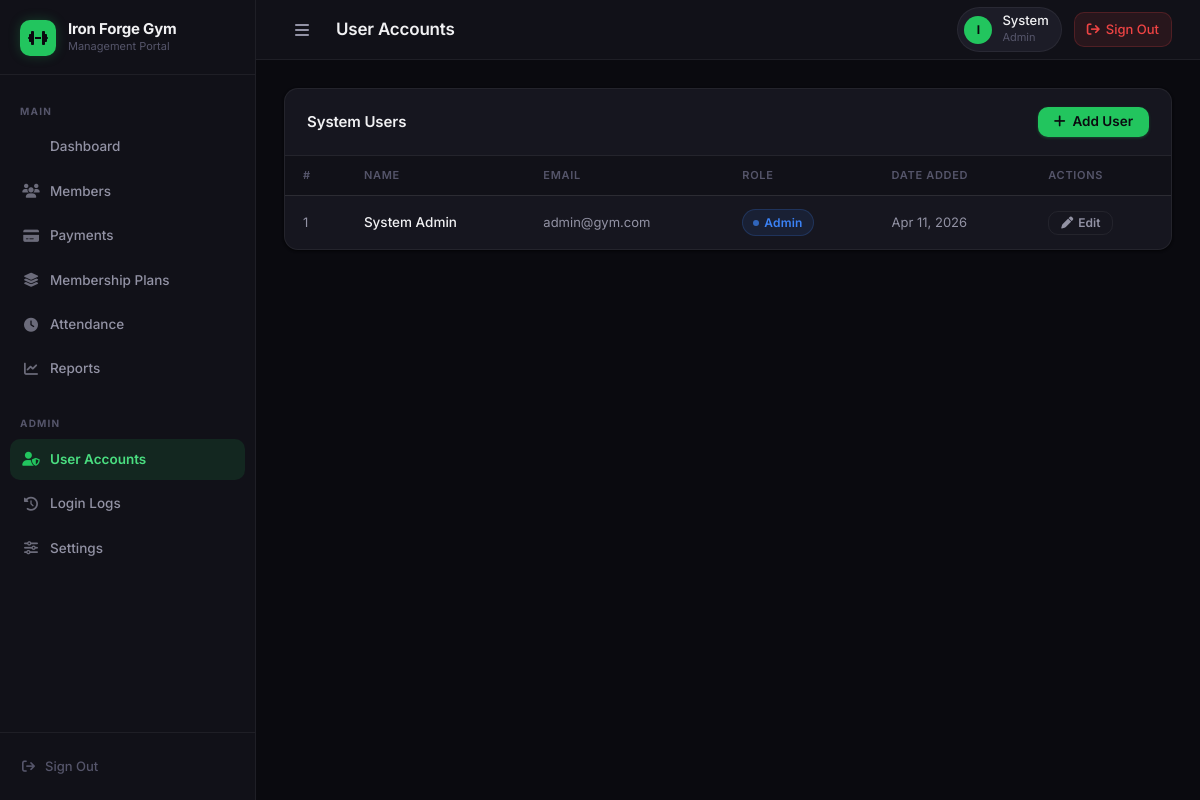
The page /admin/users.php (signed in) on the database its author committed.
### tables this page shows
CREATE TABLE gym_settings (
    id INT AUTO_INCREMENT PRIMARY KEY,
    gym_name VARCHAR(100) NOT NULL,
    contact_email VARCHAR(100),
    contact_phone VARCHAR(20),
    address TEXT,
    currency VARCHAR(10) DEFAULT 'PHP',
    created_at TIMESTAMP DEFAULT CURRENT_TIMESTAMP
);

CREATE TABLE users (
    id INT AUTO_INCREMENT PRIMARY KEY,
    full_name VARCHAR(100) NOT NULL,
    email VARCHAR(100) NOT NULL UNIQUE,
    phone VARCHAR(20),
    password VARCHAR(255) NOT NULL,
    role ENUM('admin', 'staff') NOT NULL DEFAULT 'staff',
    permissions VARCHAR(255) DEFAULT NULL,
    created_at TIMESTAMP DEFAULT CURRENT_TIMESTAMP
);

### includes/functions.php (called while the page is built, shortened)
<?php
function formatDate($dateString) {
    return date('M d, Y', strtotime($dateString));
}
function getGymSettings($pdo) {
    $stmt = $pdo->query("SELECT * FROM gym_settings LIMIT 1");
    return $stmt->fetch();
}
?>

### config/config.php (called while the page is built, shortened)
<?php
function has_permission($module) {
    if ($_SESSION['user_role'] === 'admin') return true;
    $perms = $_SESSION['user_permissions'] ?? [];
    return in_array($module, $perms);
}
?>

### admin/users.php (the view, shortened to what this page needs)
<?php
$pageTitle = 'User Accounts';
require_once '../includes/header.php';
$stmt = $pdo->query("SELECT * FROM users ORDER BY created_at DESC");
$users = $stmt->fetchAll();
?>
<div class="card">
    <div class="card-header">
        <span class="card-title">System Users</span>
        <button class="btn btn-primary" onclick="document.getElementById('addUserModal').classList.add('open')">
            <i class="fas fa-plus"></i> Add User
        </button>
    </div>
    <div class="table-responsive">
        <table>
            <thead>
                <tr>
                    <th>#</th>
                    <th>Name</th>
                    <th>Email</th>
                    <th>Role</th>
                    <th>Date Added</th>
                    <th>Actions</th>
                </tr>
            </thead>
            <tbody>
                <?php foreach ($users as $u): ?>
                    <tr>
                        <td class="td-muted"><?= $u->id ?></td>
                        <td class="td-name"><?= htmlspecialchars($u->full_name) ?></td>
                        <td class="td-muted"><?= htmlspecialchars($u->email) ?></td>
                        <td>
                            <span class="badge badge-<?= $u->role ?>">
                                <?= ucfirst($u->role) ?>
                            </span>
                        </td>
                        <td class="td-muted"><?= formatDate($u->created_at) ?></td>
                        <td>
                            <a href="edit_user.php?id=<?= $u->id ?>" class="btn btn-ghost btn-sm">
                                <i class="fas fa-pen"></i> Edit
                            </a>
                        </td>
                    </tr>
                <?php endforeach; ?>
            </tbody>
        </table>
    </div>
</div>
<?php require_once '../includes/footer.php'; ?>

### includes/header.php (shortened to what this page needs)
<?php
require_once __DIR__ . '/../config/config.php';
require_once __DIR__ . '/../config/database.php';
require_once __DIR__ . '/functions.php';
$settings = getGymSettings($pdo);
$pageTitle = $pageTitle ?? 'Dashboard';
?>
<!DOCTYPE html>
<html lang="en">
<head>
    <link rel="stylesheet" href="https://cdnjs.cloudflare.com/ajax/libs/font-awesome/6.5.0/css/all.min.css">
    <link rel="stylesheet" href="<?= APP_URL ?>/assets/css/style.css">
    <link href="https://cdn.jsdelivr.net/npm/tom-select@2.2.2/dist/css/tom-select.css" rel="stylesheet">
</head>
<body>
    <div class="app-container">
        <?php include 'sidebar.php'; ?>
        <main class="main-content">
            <header class="topbar">
                <div class="topbar-left">
                    <button id="sidebar-toggle" class="btn-icon" title="Toggle sidebar">
                        <i class="fas fa-bars"></i>
                    </button>
                    <h2><?= htmlspecialchars($pageTitle) ?></h2>
                </div>
                <div class="topbar-right">
                    <div class="user-chip">
                        <div class="user-avatar"><?= $initials ?></div>
                        <div>
                            <div class="user-chip-name"><?= htmlspecialchars(explode(' ', $_SESSION['user_name'])[0]) ?></div>
                            <div class="user-chip-role"><?= ucfirst(htmlspecialchars($_SESSION['user_role'])) ?></div>
                        </div>
                    </div>
                    <a href="<?= APP_URL ?>/auth/logout.php" class="btn-logout" title="Sign out">
                        <i class="fas fa-arrow-right-from-bracket"></i>
                        <span>Sign Out</span>
                    </a>
                </div>
            </header>
            <div class="content-wrapper">

### includes/sidebar.php
<?php
$current_page = basename($_SERVER['PHP_SELF']);
$current_dir  = basename(dirname($_SERVER['PHP_SELF']));
$gymName = $settings->gym_name ?? 'Gym';
$initials = strtoupper(substr($gymName, 0, 1));
?>
<aside class="sidebar" id="sidebar">
    <div class="sidebar-brand">
        <div class="brand-icon">
            <i class="fas fa-dumbbell"></i>
        </div>
        <div>
            <div class="brand-name"><?= htmlspecialchars($gymName) ?></div>
            <div class="brand-sub">Management Portal</div>
        </div>
    </div>
    <ul class="sidebar-nav">
        <li class="nav-section-label">Main</li>
        <li class="nav-item <?= ($current_page === 'dashboard.php') ? 'active' : '' ?>">
            <a href="<?= APP_URL ?>/dashboard.php">
                <span class="nav-icon"><i class="fas fa-grid-2"></i></span>
                Dashboard
            </a>
        </li>
        <?php if (has_permission('members')): ?>
        <li class="nav-item <?= ($current_dir === 'members') ? 'active' : '' ?>">
            <a href="<?= APP_URL ?>/members/index.php">
                <span class="nav-icon"><i class="fas fa-users"></i></span>
                Members
            </a>
        </li>
        <?php endif; ?>
        <?php if (has_permission('payments')): ?>
        <li class="nav-item <?= ($current_dir === 'payments') ? 'active' : '' ?>">
            <a href="<?= APP_URL ?>/payments/index.php">
                <span class="nav-icon"><i class="fas fa-credit-card"></i></span>
                Payments
            </a>
        </li>
        <?php endif; ?>
        <?php if (has_permission('plans')): ?>
        <li class="nav-item <?= ($current_dir === 'plans') ? 'active' : '' ?>">
            <a href="<?= APP_URL ?>/plans/index.php">
                <span class="nav-icon"><i class="fas fa-layer-group"></i></span>
                Membership Plans
            </a>
        </li>
        <?php endif; ?>
        <?php if (has_permission('attendance')): ?>
        <li class="nav-item <?= ($current_dir === 'attendance') ? 'active' : '' ?>">
            <a href="<?= APP_URL ?>/attendance/index.php">
                <span class="nav-icon"><i class="fas fa-clock"></i></span>
                Attendance
            </a>
        </li>
        <?php endif; ?>
        <?php if (has_permission('reports')): ?>
        <li class="nav-item <?= ($current_dir === 'reports') ? 'active' : '' ?>">
            <a href="<?= APP_URL ?>/reports/index.php">
                <span class="nav-icon"><i class="fas fa-chart-line"></i></span>
                Reports
            </a>
        </li>
        <?php endif; ?>
        <?php if ($_SESSION['user_role'] === 'admin'): ?>
        <li class="nav-section-label" style="margin-top: 8px;">Admin</li>
        <li class="nav-item <?= ($current_dir === 'admin' && $current_page === 'users.php') ? 'active' : '' ?>">
            <a href="<?= APP_URL ?>/admin/users.php">
                <span class="nav-icon"><i class="fas fa-user-shield"></i></span>
                User Accounts
            </a>
        </li>
        <li class="nav-item <?= ($current_dir === 'admin' && $current_page === 'login_logs.php') ? 'active' : '' ?>">
            <a href="<?= APP_URL ?>/admin/login_logs.php">
                <span class="nav-icon"><i class="fas fa-history"></i></span>
                Login Logs
            </a>
        </li>
        <li class="nav-item <?= ($current_dir === 'admin' && $current_page === 'settings.php') ? 'active' : '' ?>">
            <a href="<?= APP_URL ?>/admin/settings.php">
                <span class="nav-icon"><i class="fas fa-sliders"></i></span>
                Settings
            </a>
        </li>
        <?php endif; ?>
    </ul>
    <div class="sidebar-footer">
        <a href="<?= APP_URL ?>/auth/logout.php">
            <span class="nav-icon"><i class="fas fa-arrow-right-from-bracket"></i></span>
            Sign Out
        </a>
    </div>
</aside>

### rows shown on the page
gym_settings: gym_name "Iron Forge Gym", gym_name "I"
users: id "1", full_name "System Admin", email "admin@gym.com", role "Admin", created_at "Apr 11, 2026"

### other values the page prints
$pageTitle "User Accounts"
explode(' ', $_SESSION['user_name'])[0] "System"
$_SESSION['user_role'] "Admin"
